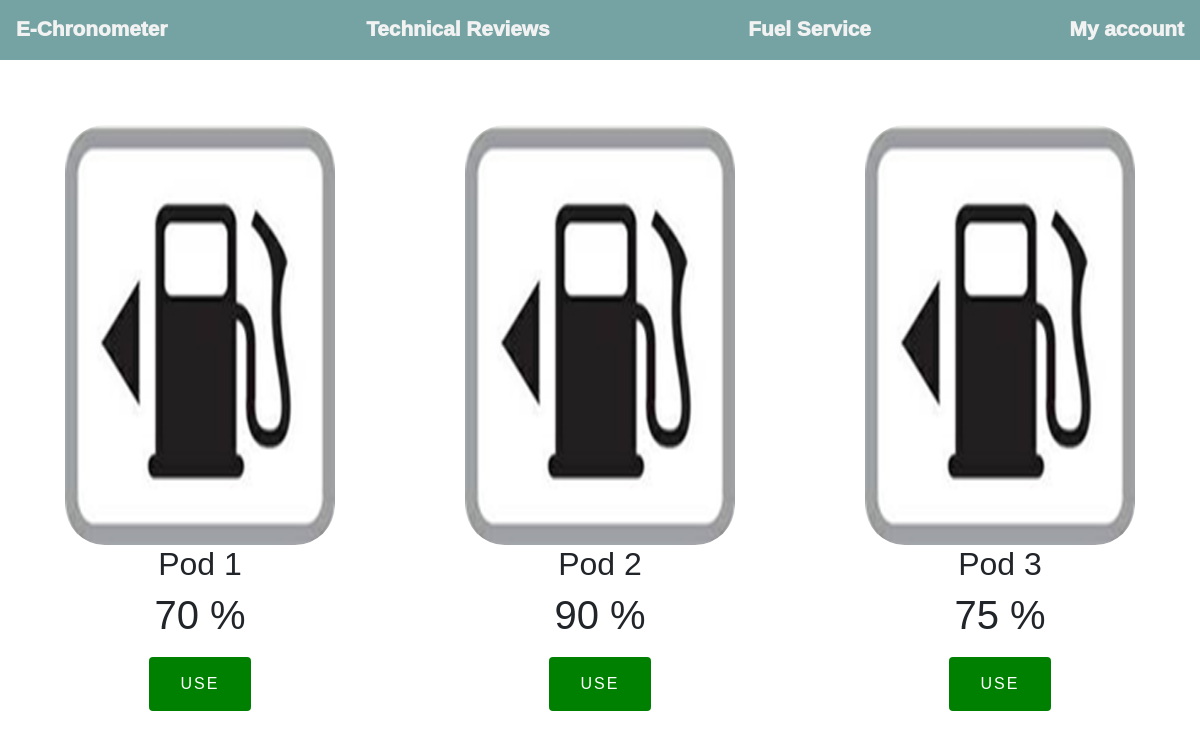
The app's page /fuel/ (signed in), older data.
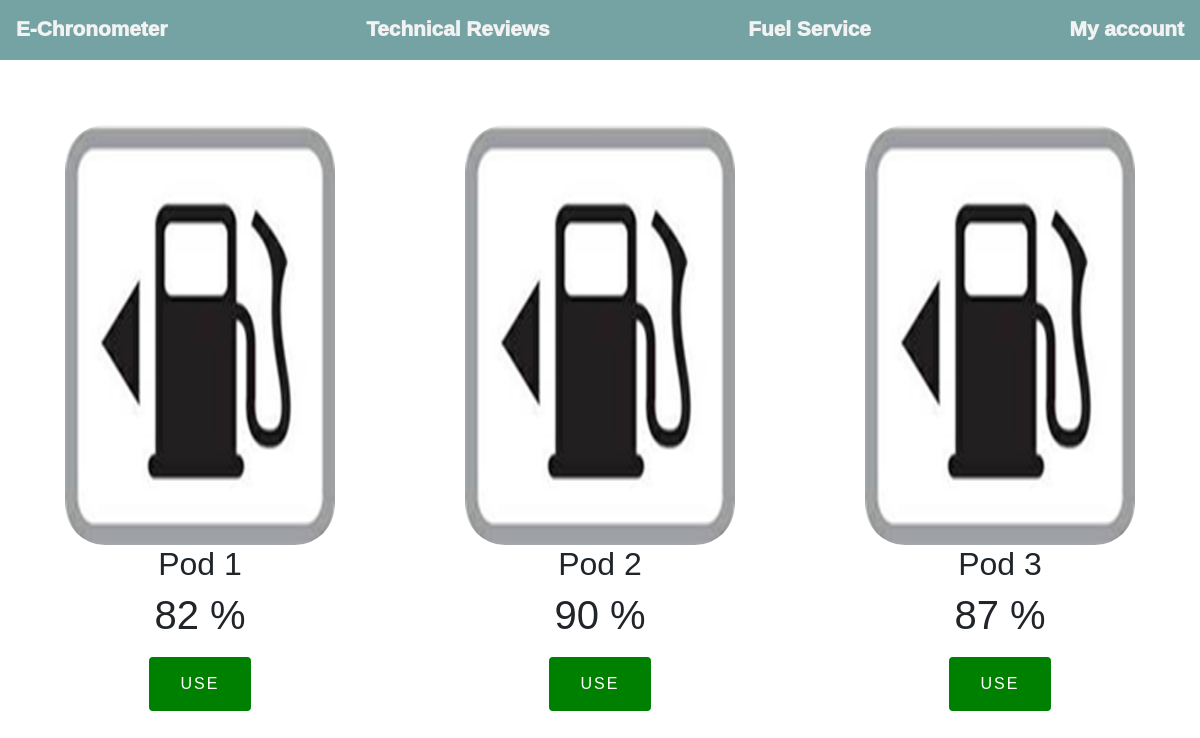
The same page, newer data.
### echrono/models.py (models this page shows)
class FuelPods(models.Model):
    __tablename__ = "FuelPods"
    capacity = models.IntegerField()
    fill_level = models.FloatField()
    fill_percentage = models.IntegerField(default=100)

### fuel/views.py (the view)
# urls.py: path('', views.index, name='index'),
def index(request):
    if request.user.is_authenticated:
        for pod in FuelPods.objects.all():
            pod.fill_percentage = round((pod.fill_level / pod.capacity) * 100, 2)
            pod.save()
        return render(request, 'fuel/index.html', {'fuelpods': FuelPods.objects.all()})
    return redirect('home')

### templates/fuel/index.html (shortened to what this page needs)
{% extends 'base.html' %}
{% load static %}
{% block content %}
<div class="navbar">
    <a href="/echrono">E-Chronometer</a>
    <a href="/review">Technical Reviews</a>
    <a href="/fuel">Fuel Service</a>
    <a href='/accounts/{{user.id}}'>My account</a>
</div>
<div class="pods_container">
    {% for pod in fuelpods %}
    <div class="pod_container">
        <img src="{% static 'imgs/fuel.JPG' %}" height="100%" width="100%" style="border-radius: 40px;"/>
        <h2>Pod {{pod.id}}</h2>
        <h1>{{ pod.fill_percentage }} %</h1>
        <a href="{{pod.id}}">
            <button class="fuel_button">Use</button>
        </a>
    </div>
    {% endfor %}
</div>
{% endblock %}

### templates/base.html (shortened to what this page needs)
<!DOCTYPE html>
<html lang="en">
   <head>
      <link rel="stylesheet" href="https://stackpath.bootstrapcdn.com/bootstrap/4.4.1/css/bootstrap.min.css">
       {% load static %}
       <link rel="stylesheet" type="text/css" href="{% static 'echrono/styles.css' %}">
   </head>
   <body style="background-color:#ffffff; font-family:'Trebuchet MS', 'Lucida Sans Unicode', 'Lucida Grande', 'Lucida Sans', Arial, sans-serif">
    {% block content %}
    {% endblock %}
</body>
</html>

### static/echrono/styles.css (style rules this page uses)
.pods_container { display: flex; text-align: center; justify-content: center; }
.pod_container { padding-left: 45px; padding-right:45px; padding-top: 35px; margin-top: 30px; margin-left: 20px; margin-right:20px; }
.fuel_button { background-color: green; }
h2 { text-align: center; }
button { border: none; color: white; padding: 15px 32px; text-align: center; text-decoration: none; display: inline-block; font-size: 16px; border-radius: 4px; margin-left: 10px; margin-right: 10px; margin-top: 10px; text-transform: uppercase; letter-spacing: 2px; }
.navbar { place-content: space-between; width: 100%; background-color: #75a3a3; height: 60px; overflow: hidden; }
a { color: #f2f2f2; margin-top: 0.25em; font-weight: bold; font-weight: 1000; font-size: 1.3em; text-align: center; }

Row changes from the older to the newer data that the page shows:
changed FuelPods id 1: fill_percentage "70" → "82"
changed FuelPods id 3: fill_percentage "75" → "87"
